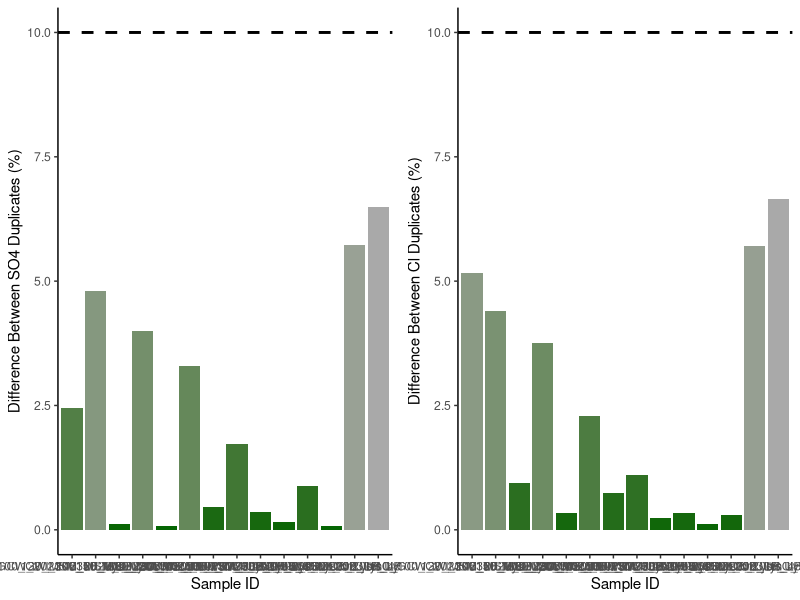
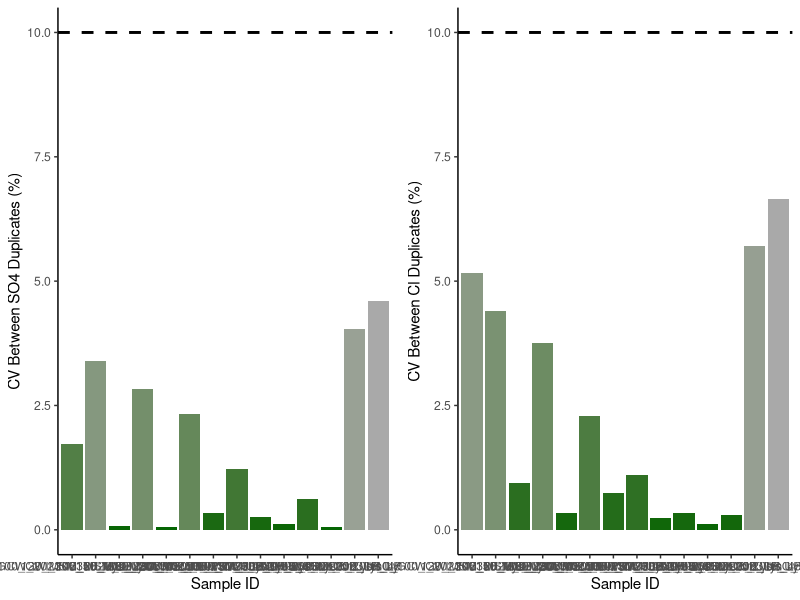
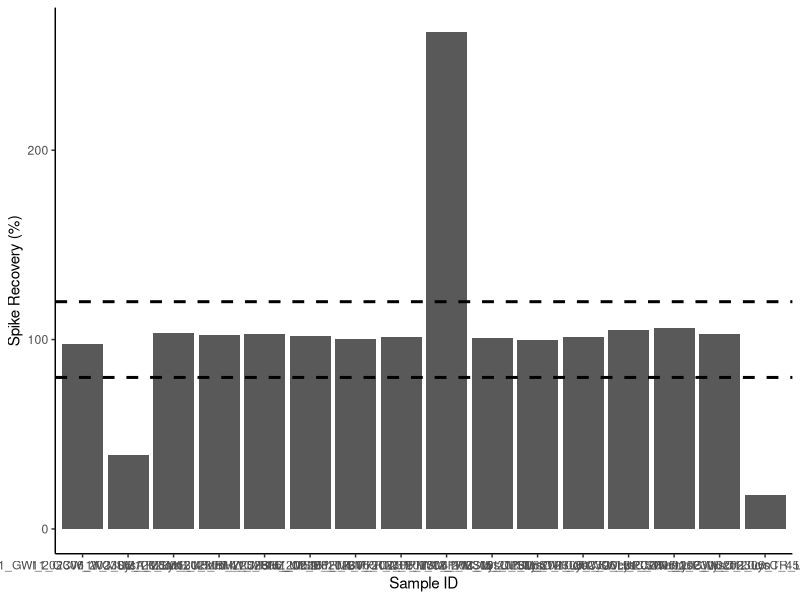

Source code (R) for these figures, in order: (Note: this script raises an error after producing the figures.)
## ---- chunk 1
knitr::opts_chunk$set(echo = TRUE)

## Load data.table package
library(data.table)
library(ggplot2)
library(dplyr)
library(data.table)
library(matrixStats)
library(gridExtra)
library(ggpubr)
library(grid)
library(stringr)
## ---- chunk 2
# SULFATE DATA: 

## Read in raw data file from Dionex - copied and saved as a txt
Sdat <- read.table("Raw Data/COMPASS_Synoptic_CB_MonMon_202306_SO4.txt",sep='\t' , header=T, skip=3)
head(Sdat)

## Only keep the columns that we need 
Sdat <- Sdat[ ,c(2,5)] # dont need this here 
head(Sdat)

## Name the columns correctly 
colnames(Sdat) <- c( "Sample_ID", "SO4_ppm")
Sdat$Sample_ID <- as.factor(Sdat$Sample_ID)
Sdat$SO4_ppm <- as.numeric(Sdat$SO4_ppm)
Sdat <- as.data.frame(Sdat)
head(Sdat)

#Chloride data 
## Read in raw data file from Dionex - copied and saved as a txt
Cldat <- read.table("Raw Data/COMPASS_Synoptic_CB_MonMon_202306_Cl.txt",sep='\t' , header=T, skip=3)
head(Cldat)

## Only keep the columns that we need 
Cldat <- Cldat[ ,c(2,5)]
head(Cldat)

## Name the columns correctly 
colnames(Cldat) <- c( "Sample_ID", "Cl_ppm")
Cldat$Sample_ID <- as.factor(Cldat$Sample_ID)
Cldat$Cl_ppm <- as.numeric(Cldat$Cl_ppm)
Cldat <- as.data.frame(Cldat)
head(Cldat) 


## Bring the data back together: 
all_dat <- merge(Sdat, Cldat, by="Sample_ID")
head(all_dat)

## Remove empty lines 
all_dat <- all_dat[!(is.na(all_dat$Sample_ID) | all_dat$Sample_ID==""), ]
head(all_dat)

all_dat <- droplevels(all_dat[!all_dat$Sample_ID == 'Lab Blank',])
head(all_dat)


## If there is an n.a. in the dataframe that is because there was no peak, which 
# would mean there was no Cl or SO4 and we want to know that so make all n.a.'s into zeros
all_dat[is.na(all_dat)] <- 0

## ---- chunk 3
stds <- all_dat[grepl("Standard", all_dat$Sample_ID),]
stds <- stds[-c(17),]
head(stds)

stds_chk_S <- stds %>%
	group_by(Sample_ID) %>%
	summarise(mean = mean(SO4_ppm), sd = sd(SO4_ppm))
stds_chk_S$cv <- (stds_chk_S$sd/stds_chk_S$mean)*100
stds_chk_S$flag <-  ifelse(stds_chk_S$cv <5, 'YES', 'NO, rerun')
head(stds_chk_S)

stds_chk_Cl <- stds %>%
	group_by(Sample_ID) %>%
	summarise(mean = mean(Cl_ppm), sd = sd(Cl_ppm))
stds_chk_Cl$cv <- (stds_chk_Cl$sd/stds_chk_Cl$mean)*100
stds_chk_Cl$flag <-  ifelse(stds_chk_Cl$cv <5, 'YES', 'NO, rerun')
head(stds_chk_Cl)

## ---- chunk 4
#remove standards from sample dataframe
sampledat <- all_dat[!grepl("Standard", all_dat$Sample_ID),]
head(sampledat)

# Constants needed for calculations: 
clmw <- 35.45     #molecular weight of Chloride: 35.45 
smw <- 32.06      #molecular weight of sulfur: 32.06


# Convert ppm to mmol/L
sampledat$SO4_mM <- (sampledat$SO4_ppm / smw)
sampledat$Cl_mM <- (sampledat$Cl_ppm / clmw)


# Calculate Salinity 
# calculated using the Knudsen equation 
# Salinity = 0.03 + 1.8050 * Chlorinity
# Ref: A Practical Handbook of Seawater Analysis by Strickland & Parsons (P. 11)
# =((1.807*Cl_ppm)+0.026)/1000
sampledat$salinity <- ((1.8070 * sampledat$Cl_ppm) + 0.026) / 1000


head(sampledat)
## ---- chunk 5
#Show me the data that we have from the calculations 
head(sampledat)

#pull out any rows that have "dup" in the SampleID column
dups <- sampledat %>%  
  filter(str_detect(Sample_ID, "dup"))      #have to change this to match data
head(dups)

#remove these from sample dataframe in a new dataframe
sampledat2 <- sampledat %>%  
  filter(!str_detect(Sample_ID, "dup")) %>%  
  filter(!str_detect(Sample_ID, "spk")) 
head(sampledat2)

#remove the dup from these IDs so we will have duplicate sample names
dups$Sample_ID<-gsub("_dup","",as.character(dups$Sample_ID))
dups <- dups[ ,-c(2,3)]
colnames(dups) <- c('Sample_ID', 'SO4_mM_dup', "Cl_mM_dup", "salinity_dup")
head(dups)

#put it back together with the old data set and look for duplicates 
QAdups <- merge(sampledat2, dups)
head(QAdups)

QAdups$SO4_dups_chk <- ((abs(QAdups$SO4_mM-QAdups$SO4_mM_dup))/((QAdups$SO4_mM+QAdups$SO4_mM_dup)/2))*100
QAdups$SO4_dups_flag <-  ifelse(QAdups$SO4_dups_chk <10, 'YES', 'NO, rerun')

QAdups$Cl_dups_chk <- ((abs(QAdups$Cl_mM-QAdups$Cl_mM_dup))/((QAdups$Cl_mM+QAdups$Cl_mM_dup)/2))*100
QAdups$Cl_dups_flag <-  ifelse(QAdups$Cl_dups_chk <10, 'YES', 'NO, rerun')

head(QAdups)

#plot dups output as a bar graph to easily check - want any over 10% to be red need to work on this 
Sdupsbar <- ggplot(data = QAdups, aes(x = Sample_ID, y = SO4_dups_chk, fill=SO4_dups_chk)) +
       geom_bar(stat = 'identity') + 
        scale_fill_gradient2(low='darkgreen', mid='darkgreen', high='darkgrey', space='Lab') + 
        theme_classic() + labs(x= "Sample ID", y="Difference Between SO4 Duplicates (%)") + 
        theme(legend.position="none") +  geom_hline(yintercept=10, linetype="dashed", 
                color = "black", size=1)


Cldupsbar <- ggplot(data = QAdups, aes(x = Sample_ID, y = Cl_dups_chk, fill=Cl_dups_chk)) +
       geom_bar(stat = 'identity') + 
        scale_fill_gradient2(low='darkgreen', mid='darkgreen', high='darkgrey', space='Lab') + 
        theme_classic() + labs(x= "Sample ID", y="Difference Between Cl Duplicates (%)") + 
        theme(legend.position="none") +  geom_hline(yintercept=10, linetype="dashed", 
                color = "black", size=1)

ggarrange(Sdupsbar, Cldupsbar,ncol=2, nrow=1)

#check for percent of no, reruns to see if it  would warrant reruns 
Perc_dups <- QAdups %>% 
  group_by(SO4_dups_flag) %>%
  summarise(S_no_rows = length(SO4_dups_flag)) 
Perc_dups1 <- QAdups %>% 
  group_by(Cl_dups_flag) %>%
  summarise(Cl_no_rows = length(Cl_dups_flag))
colnames(Perc_dups) <- c("Flag", "S_no_rows")
colnames(Perc_dups1) <- c("Flag", "Cl_no_rows")
Perc_dups2 <- cbind(Perc_dups, Perc_dups1)

Perc_dups2$Total <- length(QAdups$SO4_dups_flag)
Perc_dups2$S_Percent <- (Perc_dups2$S_no_rows / Perc_dups2$Total)*100
Perc_dups2$Cl_Percent <- (Perc_dups2$Cl_no_rows / Perc_dups2$Total)*100
head(Perc_dups2)


## ---- chunk 6
#the cv 
# calculate the sd bewteen the two duplicates then divide by the mean and multiply by 100 

df2 <- as.data.frame(QAdups$SO4_mM)
df2$dups <- QAdups$SO4_mM_dup

df2$sds <- apply(df2,1,sd)

QAdups$SO4_dups_cv <- (df2$sds)/((QAdups$SO4_mM+QAdups$SO4_mM_dup)/2) * 100
QAdups$SO4_dups_cv_flag <-  ifelse(QAdups$SO4_dups_cv <11, 'YES', 'NO, rerun')

head(QAdups)

#plot dups output as a bar graph to easily check - want any over 10% to be red need to work on this 
Sdupsbar <- ggplot(data = QAdups, aes(x = Sample_ID, y = SO4_dups_cv, fill=SO4_dups_chk)) +
       geom_bar(stat = 'identity') + 
        scale_fill_gradient2(low='darkgreen', mid='darkgreen', high='darkgrey', space='Lab') + 
        theme_classic() + labs(x= "Sample ID", y="CV Between SO4 Duplicates (%)") + 
        theme(legend.position="none") +  geom_hline(yintercept=10, linetype="dashed", 
                color = "black", size=1)


Cldupsbar <- ggplot(data = QAdups, aes(x = Sample_ID, y = Cl_dups_chk, fill=Cl_dups_chk)) +
       geom_bar(stat = 'identity') + 
        scale_fill_gradient2(low='darkgreen', mid='darkgreen', high='darkgrey', space='Lab') + 
        theme_classic() + labs(x= "Sample ID", y="CV Between Cl Duplicates (%)") + 
        theme(legend.position="none") +  geom_hline(yintercept=10, linetype="dashed", 
                color = "black", size=1)

ggarrange(Sdupsbar, Cldupsbar,ncol=2, nrow=1)

#check for percent of no, reruns to see if it  would warrant reruns 
Perc_dups <- QAdups %>% 
  group_by(SO4_dups_flag) %>%
  summarise(S_no_rows = length(SO4_dups_flag)) 
Perc_dups1 <- QAdups %>% 
  group_by(Cl_dups_flag) %>%
  summarise(Cl_no_rows = length(Cl_dups_flag))
colnames(Perc_dups) <- c("Flag", "S_no_rows")
colnames(Perc_dups1) <- c("Flag", "Cl_no_rows")
Perc_dups2 <- cbind(Perc_dups, Perc_dups1)

Perc_dups2$Total <- length(QAdups$SO4_dups_flag)
Perc_dups2$S_Percent <- (Perc_dups2$S_no_rows / Perc_dups2$Total)*100
Perc_dups2$Cl_Percent <- (Perc_dups2$Cl_no_rows / Perc_dups2$Total)*100
head(Perc_dups2)


## ---- chunk 7
#Show me the data that we have from the calculations 
head(sampledat)

#pull out any rows that have "spk" in the SampleID column
spks <- sampledat %>%  
  filter(str_detect(Sample_ID, "spk"))      #have to change this to match data
head(spks)

#remove the dup from these IDs so we will have duplicate sample names
spks$Sample_ID<-gsub("_spk","",as.character(spks$Sample_ID))
spks <- spks[ ,-c(2,3, 5,6)]
colnames(spks) <- c('Sample_ID', 'SO4_mM_spk')
head(spks)

#put it back together with the old data set and look for duplicates 
QAspks <- merge(sampledat, spks)
head(QAspks)

#now we need to calculate the spike concentration and calculate the spike recovery
spkconc <- (250/smw)    # in mM
spkvol <- 10             # in uL
spkvol <- spkvol/1000000 
#spike for these samples was 10uL of the 250mM standard
QAspks$SO4_spk_Conc <- (spkconc)*spkvol         # mmoles of SO4 
head(QAspks)

#need to determine dilution factors and initial amount of sample added
#if your samples are all the same dilution just use the first line 
#for Steph / COMPASS this depends on the site so... 
QAspks$Dilution <- 1
QAspks$Dilution <-  ifelse(str_detect(QAspks$Sample_ID, "MSM_202306_UP"), 50, QAspks$Dilution)
QAspks$Dilution <-  ifelse(str_detect(QAspks$Sample_ID, "MSM_202306_TR"), 50, QAspks$Dilution)
QAspks$Dilution <-  ifelse(str_detect(QAspks$Sample_ID, "MSM_202306_WC"), 100, QAspks$Dilution)
QAspks$Dilution <-  ifelse(str_detect(QAspks$Sample_ID, "GCrew_202306_UP"), 50, QAspks$Dilution)
QAspks$Dilution <-  ifelse(str_detect(QAspks$Sample_ID, "GCrew_202306_TR"), 50, QAspks$Dilution)
QAspks$Dilution <-  ifelse(str_detect(QAspks$Sample_ID, "GCrew_202306_WC"), 100, QAspks$Dilution)
QAspks$Dilution <-  ifelse(str_detect(QAspks$Sample_ID, "GWI_202306_UP"), 100, QAspks$Dilution)
QAspks$Dilution <-  ifelse(str_detect(QAspks$Sample_ID, "GWI_202306_TR"), 100, QAspks$Dilution)
QAspks$Dilution <-  ifelse(str_detect(QAspks$Sample_ID, "GWI_202306_WC"), 200, QAspks$Dilution)
QAspks$Dilution <-  ifelse(str_detect(QAspks$Sample_ID, "SWH_202306_UP"), 50, QAspks$Dilution)
QAspks$Dilution <-  ifelse(str_detect(QAspks$Sample_ID, "SWH_202306_TR"), 50, QAspks$Dilution)
QAspks$Dilution <-  ifelse(str_detect(QAspks$Sample_ID, "SWH_202306_WC"), 50, QAspks$Dilution)

#Set Sample volumes in uL 
QAspks$SampleVol <- 1
QAspks$SampleVol <-  ifelse(str_detect(QAspks$Sample_ID, "MSM_202306_UP"), 1501, QAspks$SampleVol)
QAspks$SampleVol <-  ifelse(str_detect(QAspks$Sample_ID, "MSM_202306_TR"), 1501, QAspks$SampleVol)
QAspks$SampleVol <-  ifelse(str_detect(QAspks$Sample_ID, "MSM_202306_WC"), 1475, QAspks$SampleVol)
QAspks$SampleVol <-  ifelse(str_detect(QAspks$Sample_ID, "GCrew_202306_UP"), 1501, QAspks$SampleVol)
QAspks$SampleVol <-  ifelse(str_detect(QAspks$Sample_ID, "GCrew_202306_TR"), 1501, QAspks$SampleVol)
QAspks$SampleVol <-  ifelse(str_detect(QAspks$Sample_ID, "GCrew_202306_WC"), 1475, QAspks$SampleVol)
QAspks$SampleVol <-  ifelse(str_detect(QAspks$Sample_ID, "GWI_202306_UP"), 1475, QAspks$SampleVol)
QAspks$SampleVol <-  ifelse(str_detect(QAspks$Sample_ID, "GWI_202306_TR"), 1475, QAspks$SampleVol)
QAspks$SampleVol <-  ifelse(str_detect(QAspks$Sample_ID, "GWI_202306_WC"), 1462, QAspks$SampleVol)
QAspks$SampleVol <-  ifelse(str_detect(QAspks$Sample_ID, "SWH_202306_UP"), 1501, QAspks$SampleVol)
QAspks$SampleVol <-  ifelse(str_detect(QAspks$Sample_ID, "SWH_202306_TR"), 1501, QAspks$SampleVol)
QAspks$SampleVol <-  ifelse(str_detect(QAspks$Sample_ID, "SWH_202306_WC"), 1501, QAspks$SampleVol)

#change sample volume to L 
QAspks$SampleVol <- QAspks$SampleVol/1000000
head(QAspks)

#gives us the total SO4 in the sample in mmoles
QAspks$SO4_Total_unspkd <- (QAspks$SO4_mM/QAspks$Dilution)*(QAspks$SampleVol) 

##total SO4 in spiked sample in mmoles
QAspks$SO4_Total_spkd <- (QAspks$SO4_mM_spk/QAspks$Dilution)*(QAspks$SampleVol+spkvol) 

QAspks$SO4_expctd_spkd <-  (QAspks$SO4_Total_unspkd + QAspks$SO4_spk_Conc)
QAspks$spk_recovery <-    (QAspks$SO4_Total_spkd/QAspks$SO4_expctd_spkd)*100
QAspks$SO4_spks_flag <-  ifelse(QAspks$spk_recovery <=120 & QAspks$spk_recovery >=80 , 'YES', 'NO, rerun')  #fix 

head(QAspks)

#plot spk recoveries output as a bar graph to easily check - want any over 10% to be red need to work on this 
spksbar <- ggplot(data = QAspks, aes(x = Sample_ID, y = spk_recovery)) +
        geom_bar(stat = 'identity') + 
        scale_fill_manual(values=c("lightblue4")) + 
        theme_classic() + labs(x= "Sample ID", y="Spike Recovery (%)") + 
        theme(legend.position="none") +  
        geom_hline(yintercept=80, linetype="dashed", color = "black", size=1) + 
        geom_hline(yintercept=120, linetype="dashed", color = "black", size=1)

spksbar



#check for percent of no, reruns to see if it  would warrant reruns 
Perc_spks <- QAspks %>% 
  group_by(SO4_spks_flag) %>%
  summarise(no_rows = length(SO4_spks_flag)) 
Perc_spks$Total <- length(QAspks$SO4_spks_flag)
Perc_spks$Percent <- (Perc_spks$no_rows / Perc_spks$Total)*100
head(Perc_spks)

## ---- chunk 8
#for steph <- pull out identifiers of the sample names 
#pull the sample ID and separate it by the underscores 
IDs <- data.frame(do.call('rbind', strsplit(as.character(sampledat2$Sample_ID),'_',fixed=TRUE)))
colnames(IDs) <- c("Analysis_No" ,"Site", "Date", "Zone", "Replicate", "Depth")
head(IDs)

#rejoin them to the dataframe
alldat <- cbind(IDs, sampledat2)
head(alldat)

## ---- chunk 9

write.csv(alldat, file="Processed Data/COMPASS_SynopticCB_PW_Processed_Cl_SO4_202306.csv")           #Change file name
